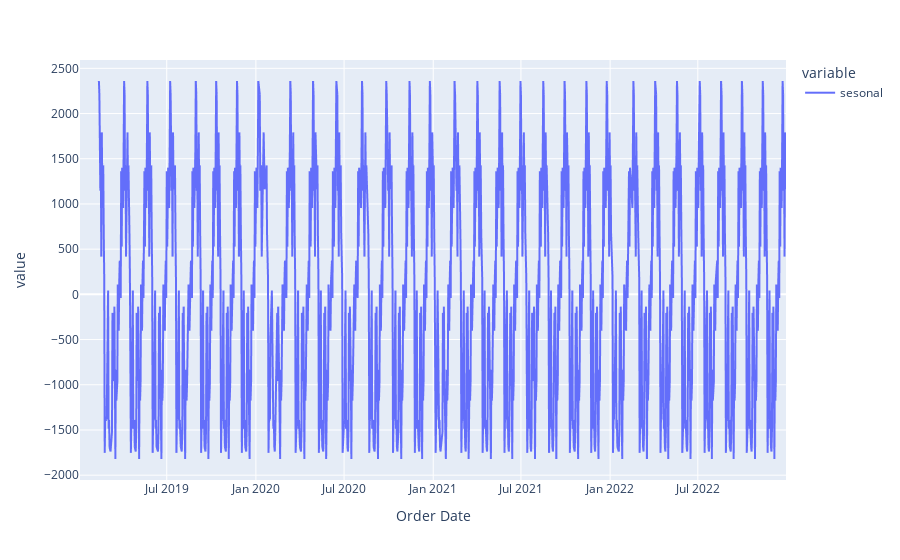

The code cell stored with this chart in its notebook:
### Code cell
px.line(sales['sesonal'].rolling(30).sum())

### Figure 1 — Plotly figure (JSON) as saved in the notebook; plotly's stock layout.template omitted (floating-point values rounded to 4 significant figures; data arrays with more than 128 entries replaced by an {"elided": "..."} marker saying what was removed)
{"data": [{"hovertemplate": "variable=sesonal<br>Order Date=%{x}<br>value=%{y}<extra></extra>", "legendgroup": "sesonal", "line": {"color": "#636efa", "dash": "solid"}, "marker": {"symbol": "circle"}, "mode": "lines", "name": "sesonal", "showlegend": true, "type": "scattergl", "x": {"elided": "1237 str values"}, "xaxis": "x", "y": {"elided": "1237 float values"}, "yaxis": "y"}], "layout": {"legend": {"title": {"text": "variable"}, "tracegroupgap": 0}, "margin": {"t": 60}, "xaxis": {"anchor": "y", "domain": [0, 1], "title": {"text": "Order Date"}}, "yaxis": {"anchor": "x", "domain": [0, 1], "title": {"text": "value"}}}}
